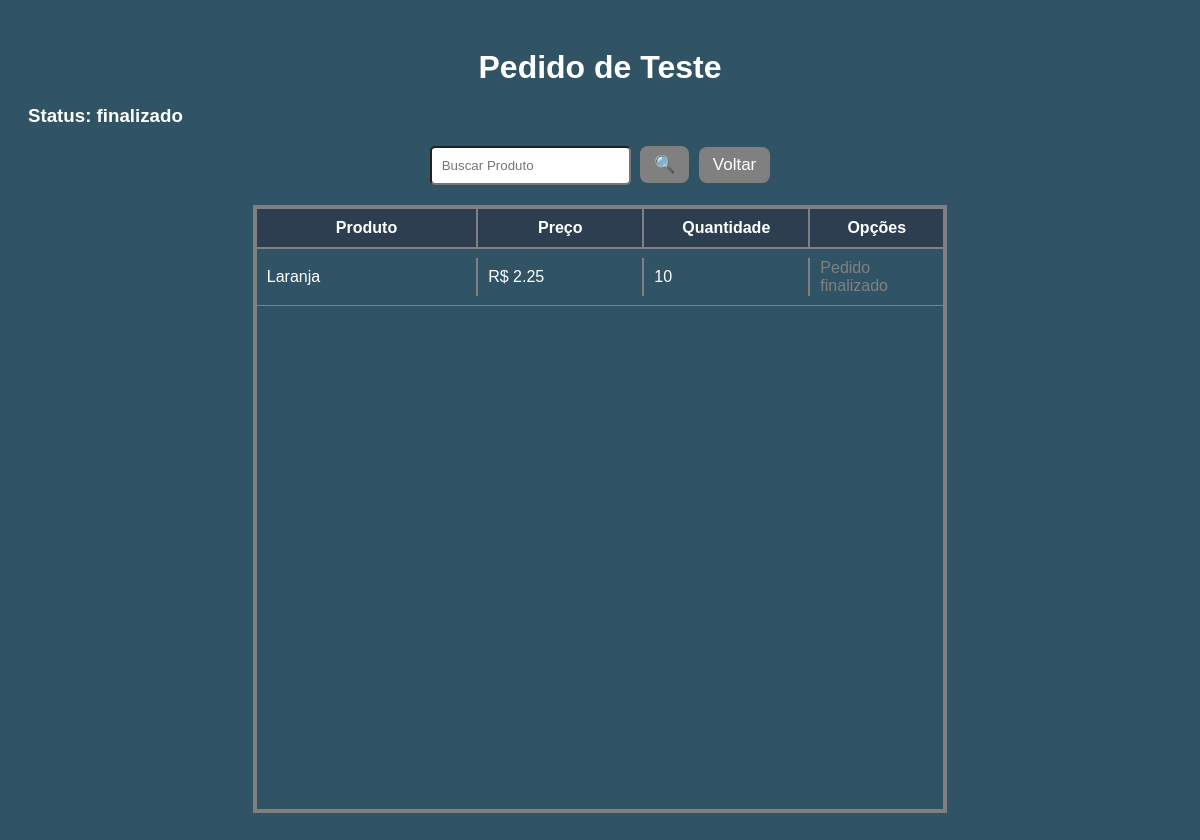
Screenshot of /pedido_cliente/1 (signed in) with the database file from the repository.
### tables this page shows
CREATE TABLE clientes (
    id INTEGER PRIMARY KEY AUTOINCREMENT,
    nome TEXT NOT NULL, 
    telefone TEXT NOT NULL);

CREATE TABLE pedidos (
    id INTEGER PRIMARY KEY AUTOINCREMENT,
    cliente_id INTEGER NOT NULL,
    data_pedido TEXT NOT NULL
, status TEXT NOT NULL DEFAULT 'aberto');

CREATE TABLE itens_pedido (
    id INTEGER PRIMARY KEY AUTOINCREMENT,
    pedido_id INTEGER NOT NULL,
    produto_id INTEGER NOT NULL,
    quantidade INTEGER NOT NULL
);

CREATE TABLE produtos (
    id INTEGER NOT NULL PRIMARY KEY AUTOINCREMENT, nome TEXT NOT NULL, preco REAL NOT NULL, quantidade INTEGER NOT NULL);

### app.py (the view)
@app.route('/pedido_cliente/<int:id_cliente>')
def pedido_cliente(id_cliente):
    if 'usuario' not in session:
        return redirect('/login')
    cliente = Cliente('', '')
    dados_cliente = cliente.buscar_cliente(id_cliente)
    pedido = Pedido(id_cliente)
    pedido_existente = pedido.buscar_pedido_cliente(id_cliente)
    if pedido_existente is None:
        pedido_id = pedido.criar_pedido()
        status = 'aberto'
    else:
        pedido_id = pedido_existente[0]
        status = pedido_existente[1]
    itens = pedido.listar_itens(pedido_id)
    return render_template(
        'pedido_cliente.html',
        cliente=dados_cliente,
        itens=itens,
        pedido_id=pedido_id,
        status=status
    )

### cliente.py (called while the page is built)
    def buscar_cliente(self, id_cliente):
        cursor.execute(
        'SELECT * FROM clientes WHERE id = ?',
        (id_cliente,)
        )
        return cursor.fetchone()

### pedidos.py (called while the page is built)
    def listar_itens(self, pedido_id):
        cursor.execute(
            '''
            SELECT itens_pedido.id,
                   produtos.nome,
                   produtos.preco,
                   itens_pedido.quantidade
            FROM itens_pedido
            INNER JOIN produtos
            ON itens_pedido.produto_id = produtos.id
            WHERE itens_pedido.pedido_id = ?
            ''',
            (pedido_id,)
        )
        return cursor.fetchall()

    def buscar_pedido_cliente(self, cliente_id):
        cursor.execute(
            '''
            SELECT id, status
            FROM pedidos
            WHERE cliente_id = ?
            ''',
            (cliente_id,)
        )
        return cursor.fetchone()

### templates/pedido_cliente.html (shortened to what this page needs)
<!DOCTYPE html>
<html lang="pt-br">
<head>
    <link rel="stylesheet" href="{{ url_for('static', filename='style.css') }}">
</head>
<body>
    <h1>Pedido de {{ cliente[1] }}</h1>
    <h3>Status: {{ status }}</h3>
    <div class="topo">
        <form method="GET">
            <input
                style="padding: 10px; border-radius: 5px;"
                type="text"
                name="busca"
                placeholder="Buscar Produto">
            <button type="submit" class="btn buscar">🔍</button>
            <a href="/clientes" class="btn voltar">Voltar</a>
        </form>
    </div>
    <div class="lista-produtos">
        <div class="cabecalho-produtos">
            <div>Produto</div>
            <div>Preço</div>
            <div>Quantidade</div>
            <div>Opções</div>
        </div>
        {% for item in itens %}
        <div class="linha-produto">
             <div class="nome-produto">{{ item[1] }}</div>
            <div class="preco-produto">R$ {{ "%.2f"|format(item[2]|float) }}</div>
            <div class="quantidade-produto">{{ item[3] }}</div>
            <div class="opcoes-produto">
                {% if status == 'aberto' %}
                    <a href="/excluir_item/{{ item[0] }}" class="btn excluir">Excluir</a>
                    <a href="/itens/editar/{{ item[0] }}" class="btn editar">Editar</a>
                {% else %}
                    <span style="color: gray;">Pedido finalizado</span>
                {% endif %}
            </div>
        </div>
        {% endfor %}
    </div>
</body>
</html>

### static/style.css (style rules this page uses)
body { font-family: Arial, sans-serif; color: white; padding: 20px; background-color: #305466; }
.btn { padding: 8px 14px; border-radius: 8px; color: white; text-decoration: none; display: inline-block; margin-left: 5px; cursor: pointer; font-size: 17px; border: none; }
.buscar { background-color: gray; }
.lista-produtos { border: 4px solid gray; padding: 0px; margin-top: 20px; height: 600px; width: 60%; overflow-y: auto; margin: 20px auto; }
.topo { display: flex; justify-content: center; align-items: center; gap: 5px; }
h1 { text-align: center; margin-bottom: 10px; }
.cabecalho-produtos, .linha-produto { display: grid; grid-template-columns: 2fr 1.5fr 1.5fr 1.2fr; gap: 0; align-items: center; border-bottom: 2px solid gray; }
.cabecalho-produtos { background-color: #2c3e50; color: white; border-radius: 0px; font-weight: bold; text-align: center; }
.cabecalho-produtos > div, .linha-produto > div { padding: 10px; border-right: 2px solid gray; }
.cabecalho-produtos > div:last-child, .linha-produto > div:last-child { border-right: none; }
.linha-produto { border-bottom: 1px solid gray; }
.opcoes-produto { display: flex; gap: 10px; }
.nome-produto, .preco-produto, .quan-produto { padding: 10px; border-radius: 0; }
.voltar { background-color: gray; }

### rows the page displays
clientes: nome "Teste"
pedidos: status "finalizado"
itens_pedido: nome "Laranja", quantidade "10"
produtos: preco "2.25"
